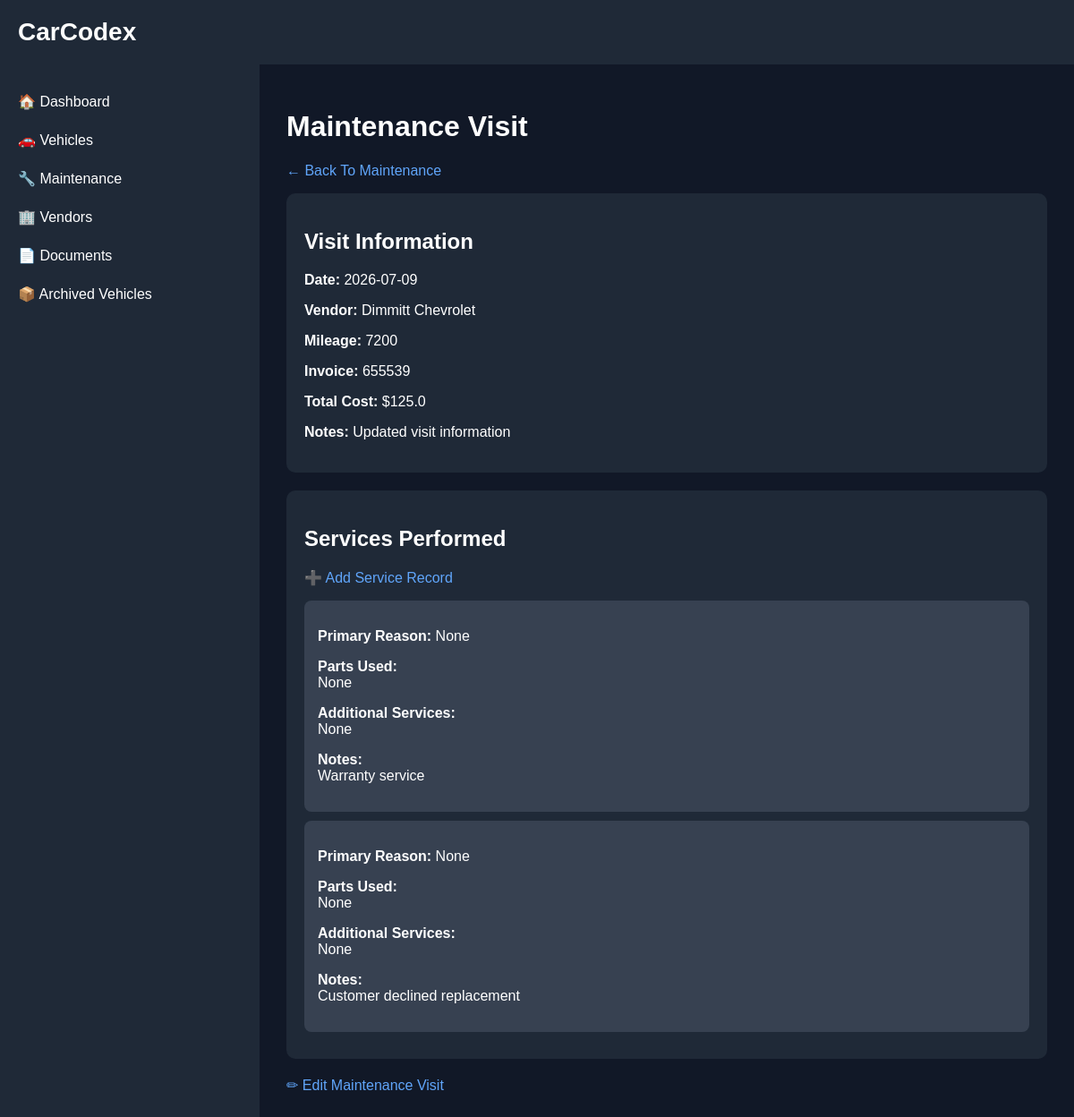
Page /maintenance-visit/2 on the committed database.
### backend/models.py (models this page shows)
class MaintenanceVisit(Base):
    __tablename__ = "maintenance_visits"
    id = Column(Integer, primary_key=True, index=True)
    vehicle_id = Column(Integer, ForeignKey("vehicles.id"))
    vendor_id = Column(
        Integer,
        nullable=True
    )
    visit_date = Column(String)
    mileage = Column(Integer)
    vendor = Column(String)
    invoice_number = Column(String)
    total_cost = Column(Float)
    notes = Column(String)
    archived = Column(
    Boolean,
    default=False
)

class ServiceRecord(Base):
    __tablename__ = "service_records"
    id = Column(
        Integer,
        primary_key=True,
        index=True
    )
    vehicle_id = Column(
        Integer,
        ForeignKey("vehicles.id")
    )
    maintenance_visit_id = Column(
        Integer,
        nullable=True
    )
    primary_reason = Column(
        String
    )
    parts_used = Column(
        String
    )
    additional_services = Column(
        String
    )
    service_status = Column(
        String,
        default="COMPLETED"
    )
    service_type = Column(
        String
    )
    service_date = Column(
        String
    )
    mileage = Column(
        Integer
    )
    provider = Column(
        String
    )
    cost = Column(
        Integer
    )
    notes = Column(
        String
    )
    next_service_mileage = Column(
        Integer
    )
    next_service_date = Column(
        String
    )

### backend/main.py (the view)
@app.get(
    "/maintenance-visit/{visit_id}",
    response_class=HTMLResponse
)
def maintenance_visit_detail(
    request: Request,
    visit_id: int
):
    db = SessionLocal()
    visit = db.query(
        MaintenanceVisit
    ).filter(
        MaintenanceVisit.id == visit_id
    ).first()
    services = db.query(
        ServiceRecord
    ).filter(
        ServiceRecord.maintenance_visit_id == visit_id
    ).all()
    db.close()
    return templates.TemplateResponse(
        request=request,
        name="maintenance_visit_detail.html",
        context={
            "request": request,
            "visit": visit,
            "services": services
        }
    )

### backend/templates/maintenance_visit_detail.html (shortened to what this page needs)
{% extends "base.html" %}
{% block content %}
<h1>Maintenance Visit</h1>
<p>
    <a href="/maintenance-ui" class="nav-link">
        ← Back To Maintenance
    </a>
</p>
<div class="card">
    <h2>Visit Information</h2>
    <p>
        <strong>Date:</strong>
        {{ visit.visit_date }}
    </p>
    <p>
        <strong>Vendor:</strong>
        {{ visit.vendor }}
    </p>
    <p>
        <strong>Mileage:</strong>
        {{ visit.mileage }}
    </p>
    <p>
        <strong>Invoice:</strong>
        {{ visit.invoice_number }}
    </p>
    <p>
        <strong>Total Cost:</strong>
        ${{ visit.total_cost }}
    </p>
    <p>
        <strong>Notes:</strong>
        {{ visit.notes }}
    </p>
</div>
<div class="card">
    <h2>Services Performed</h2>
    <p>
        <a href="/service-add/{{ visit.id }}" class="nav-link">
            ➕ Add Service Record
        </a>
    </p>
    {% if services %}
        {% for service in services %}
            <div class="service-item">
                <p>
                    <strong>
                        Primary Reason:
                    </strong>
                    {{ service.primary_reason }}
                </p>
                <p>
                    <strong>
                        Parts Used:
                    </strong>
                    <br>
                    {{ service.parts_used }}
                </p>
                <p>
                    <strong>
                        Additional Services:
                    </strong>
                    <br>
                    {{ service.additional_services }}
                </p>
                <p>
                    <strong>
                        Notes:
                    </strong>
                    <br>
                    {{ service.notes }}
                </p>
            </div>
        {% endfor %}
    {% else %}
        <p>
            No services recorded.
        </p>
    {% endif %}
</div>
<p>
    <a href="/maintenance-edit/{{ visit.id }}" class="nav-link">
        ✏ Edit Maintenance Visit
    </a>
</p>
{% endblock %}

### backend/templates/base.html (style rules this page uses)
body { margin: 0; font-family: Arial, sans-serif; background: #111827; color: white; }
.card { background: #1f2937; border-radius: 10px; padding: 20px; }

### backend/templates/maintenance_visit_detail.html (style rules this page uses)
.nav-link { color: #60a5fa; text-decoration: none; }
.service-item { background: #374151; padding: 15px; margin-bottom: 10px; border-radius: 8px; }
.card { margin-bottom: 20px; }

### rows in the picture
MaintenanceVisit: visit_date "2026-07-09", vendor "Dimmitt Chevrolet", mileage "7200", invoice_number "655539", total_cost "125.0", notes "Updated visit information"
ServiceRecord: primary_reason "None", parts_used "None", additional_services "None", notes "Warranty service"
ServiceRecord: primary_reason "None", parts_used "None", additional_services "None", notes "Customer declined replacement"
